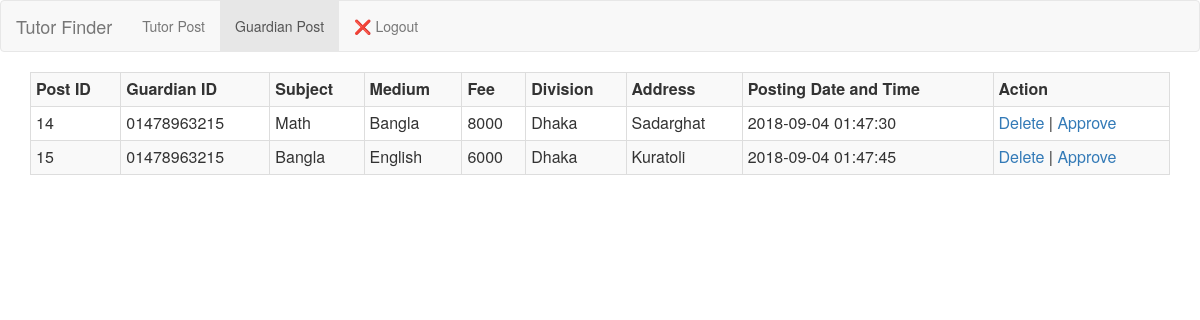
The page /adguardianpost.php on the database its author committed.
### tables this page shows
CREATE TABLE `g_post_temp` (
  `post_id` int(10) NOT NULL,
  `g_id` varchar(15) NOT NULL,
  `subjects` varchar(15) NOT NULL,
  `medium` varchar(10) NOT NULL,
  `salary` int(8) NOT NULL,
  `divisions` varchar(15) NOT NULL,
  `address` varchar(25) NOT NULL,
  `dateTime` timestamp NOT NULL DEFAULT CURRENT_TIMESTAMP
);

### adguardianpost.php (the view, shortened to what this page needs)
<!DOCTYPE <!DOCTYPE html>
<html>
<head>
    <link href="css/bootstrap.min.css" rel="stylesheet">
    <link href="css/bootstrap.css" rel="stylesheet">
    <link href="css/style2.css" rel="stylesheet">
</head>
<body>
<nav class="navbar navbar-default">
    <div class="container-fluid">
        <div class="navbar-header">
            <a class="navbar-brand" href="#index.php">Tutor Finder</a>
        </div>
        <ul class="nav navbar-nav">
            <li><a href="adtutorpost.php">Tutor Post</a></li>
            <li class="active"><a href="adguardianpost.php">Guardian Post</a></li>
            <li><a href="logout.php"><?php echo '<span>&#10060</span>'?> Logout</a></li>
        </ul>
    </div>
</nav>
<div class="container">
<table class="table table-striped table-bordered table-condensed">
    <tr>
    <th>Post ID</th>
    <th>Guardian ID</th>
    <th>Subject</th>
    <th>Medium</th>
    <th>Fee</th>
    <th>Division</th>
    <th>Address</th>
    <th>Posting Date and Time</th>
    <th>Action</th>
    </tr>
    <?php
        require 'config.php';
        $statement="select * from g_post_temp";
        $result = mysqli_query($conn, $statement);
        if (mysqli_num_rows($result) > 0)
        {
            while($row = mysqli_fetch_assoc($result))
            {
                echo "<tr>";
                echo "<td>".$row['post_id']."</td>";
                echo "<td>".$row['g_id']."</td>";
                echo "<td>".$row['subjects']."</td>";
                echo "<td>".$row['medium']."</td>";
                echo "<td>".$row['salary']."</td>";
                echo "<td>".$row['divisions']."</td>";
                echo "<td>".$row['address']."</td>";
                echo "<td>".$row['dateTime']."</td>";
                echo "<td><a href=\"dltguardianpost.php?id=$row[post_id]\" onClick=\"return confirm('Are you sure you want to delete?')\">Delete</a> | <a href=\"appguardianpost.php?id=$row[post_id]\">Approve</a> </td>";
                echo "</tr>";
            }
        }
        else
        {
            echo "Nothing found in db";
        }
    ?>
    </table>
</div>
</body>
</html>

### rows shown on the page
g_post_temp: post_id "14", g "01478963215", subjects "Math", medium "Bangla", salary "8000", divisions "Dhaka", address "Sadarghat", dateTime "2018-09-04 01:47:30"
g_post_temp: post_id "15", g "01478963215", subjects "Bangla", medium "English", salary "6000", divisions "Dhaka", address "Kuratoli", dateTime "2018-09-04 01:47:45"
